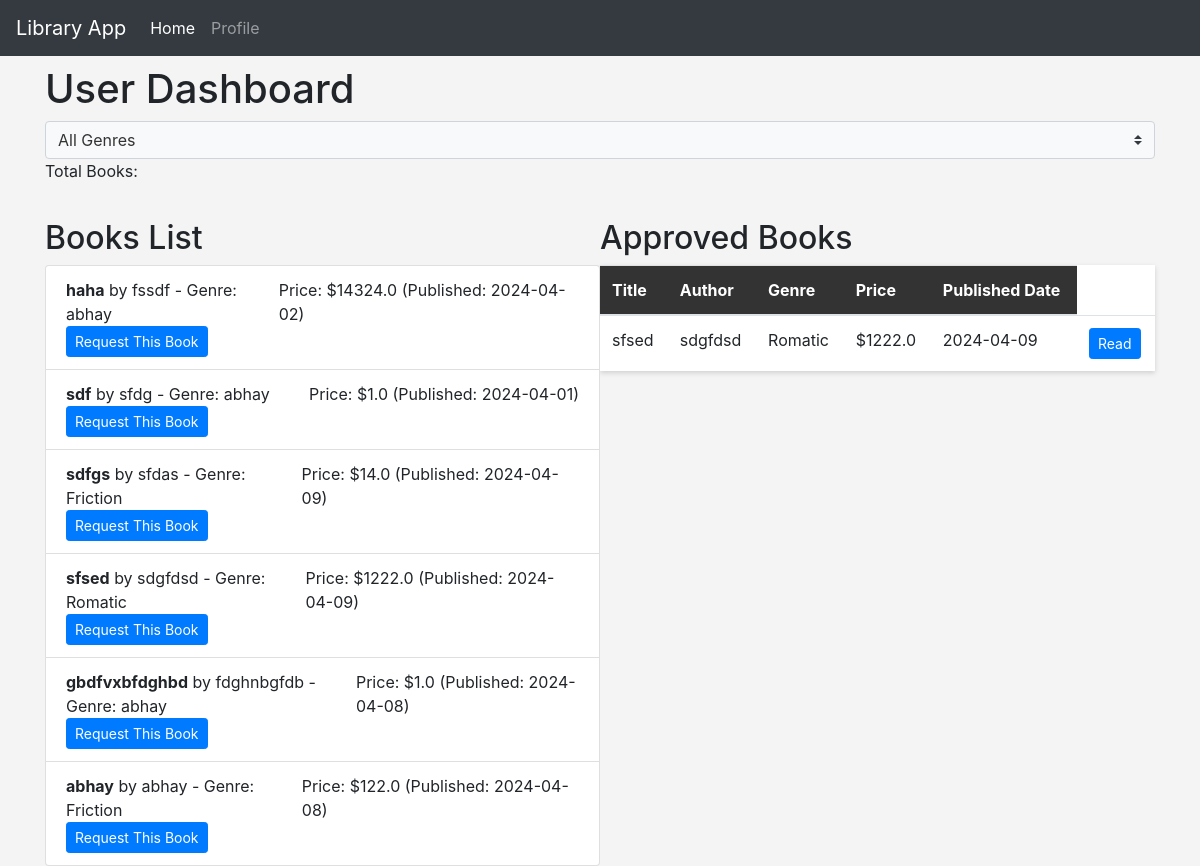
The page /dashboard (signed in) on the database its author committed.
### models.py (models this page shows)
class Book(db.Model):
    id=db.Column(db.Integer,primary_key=True)
    title=db.Column(db.String(100),nullable=False)
    author=db.Column(db.String(30))
    booksnum=db.Column(db.BigInteger,nullable=True)
    price=db.Column(db.Float,nullable=False)
    genre_id=db.Column(db.Integer,db.ForeignKey("genre.id"),nullable=False)
    content = db.Column(db.Text)  # Book content
    feedbacks = db.relationship('Feedback', backref='book', lazy=True)
    pubdate=db.Column(db.Date,nullable=False)
    carts=db.relationship("Cart",backref='book',lazy='dynamic',cascade='all,delete-orphan')
    orders=db.relationship("Order",backref='book',lazy='dynamic',cascade='all,delete-orphan')

class Genre(db.Model):
    id=db.Column(db.Integer,primary_key=True)
    genrename=db.Column(db.String(32),unique=True)
    books=db.relationship('Book',backref='genre' ,lazy='dynamic',cascade='all,delete-orphan')#lazy here we use bz when i will acces then give it not everytime

### routes.py (the view)
@app.route('/dashboard')
def dashboard():
    if 'user_id' not in session:
        flash("You must be logged in to perform this action.")
        return redirect(url_for('login'))  # Redirect to login page if user is not logged in
    selected_genre_id = request.args.get('genre_id')
    if selected_genre_id:
        books = Book.query.filter_by(genre_id=selected_genre_id).all()
    else:
        books = Book.query.all()
    approved_books = Book.query.join(BookRequest).filter(BookRequest.status == 'approved').all()
    genres = Genre.query.all()
    return render_template('dashboard.html', books=books, approved_books=approved_books, genres=genres, selected_genre_id=selected_genre_id)

### templates/dashboard.html (shortened to what this page needs)
<!DOCTYPE html>
<html lang="en">
<head>
    <link href="https://maxcdn.bootstrapcdn.com/bootstrap/4.5.2/css/bootstrap.min.css" rel="stylesheet">
</head>
<body>
    <nav class="navbar navbar-expand-lg navbar-dark bg-dark fixed-top">
        <a class="navbar-brand" href="#">Library App</a>
        <div class="collapse navbar-collapse" id="navbarNav">
            <ul class="navbar-nav">
                <li class="nav-item active"><a class="nav-link" href="{{ url_for('index') }}">Home</a></li>
                <li class="nav-item"><a class="nav-link" href="{{ url_for('profile') }}">Profile</a></li>
            </ul>
        </div>
    </nav>
    <div class="container">
        <h1>User Dashboard</h1>
        <div>
            <select class="custom-select" onchange="location.href = '/dashboard?genre_id=' + this.value;">
                <option value="">All Genres</option>
            </select>
        </div>
        <p>Total Books: {{ total_books }}</p>
        <div class="flex-container">
            <div class="book-list">
                <h2>Books List</h2>
                <ul class="list-group">
                    {% for book in books %}
                    <li class="list-group-item">
                        <div class="d-flex justify-content-between align-items-center">
                            <div><strong>{{ book.title }}</strong> by {{ book.author }} - Genre: {{ book.genre.genrename }}</div>
                            <div>Price: ${{ book.price }} (Published: {{ book.pubdate.strftime('%Y-%m-%d') }})</div>
                        </div>
                        {% if book.id in requested_books_ids %}
                        <button class="btn btn-secondary btn-sm" disabled>Already Requested</button>
                        {% else %}
                        <form action="/request-book" method="post">
                            <button type="submit" class="btn btn-primary btn-sm">Request This Book</button>
                        </form>
                        {% endif %}
                    </li>
                    {% endfor %}
                </ul>
            </div>
            <div class="approved-books">
                <h2>Approved Books</h2>
                <table class="table">
                    <thead>
                        <tr>
                            <th>Title</th>
                            <th>Author</th>
                            <th>Genre</th>
                            <th>Price</th>
                            <th>Published Date</th>
                        </tr>
                    </thead>
                    <tbody>
                        {% for book in approved_books %}
                        <tr>
                            <td>{{ book.title }}</td>
                            <td>{{ book.author }}</td>
                            <td>{{ book.genre.genrename }}</td>
                            <td>${{ book.price }}</td>
                            <td>{{ book.pubdate.strftime('%Y-%m-%d') }}</td>
                            <td>
                                <a href="{{ url_for('read_book', book_id=book.id) }}" class="btn btn-primary btn-sm">Read</a>
                            </td>
                        </tr>
                        {% else %}
                        <tr><td colspan="5">No approved books available.</td></tr>
                        {% endfor %}
                    </tbody>
                </table>
            </div>
        </div>
    </div>
</body>
</html>

### templates/dashboard.html (style rules this page uses)
body { padding-top: 65px; background-color: #f4f4f4; }
.custom-select { font-size: 1rem; color: #333; background-color: #f8f9fa; }
.custom-select option { background-color: white; color: #333; }
.flex-container { display: flex; justify-content: space-around; align-items: flex-start; flex-wrap: wrap; }
.book-list, .approved-books { flex: 1 1 45%; margin-top: 20px; }
table { width: 100%; background-color: white; box-shadow: 0 2px 5px rgba(0,0,0,0.15); }
th, td { padding: 10px; }
th { background-color: #333; color: white; }
.btn-primary { background-color: #007bff; border-color: #007bff; }

### rows shown on the page
Book: title "haha", author "fssdf", genre.genrename "abhay", price "14324.0", pubdate "2024-04-02"
Book: title "sdf", author "sfdg", genre.genrename "abhay", price "1.0", pubdate "2024-04-01"
Book: title "sdfgs", author "sfdas", genre.genrename "Friction", price "14.0", pubdate "2024-04-09"
Book: title "sfsed", author "sdgfdsd", genre.genrename "Romatic", price "1222.0", pubdate "2024-04-09"
Book: title "gbdfvxbfdghbd", author "fdghnbgfdb", genre.genrename "abhay", price "1.0", pubdate "2024-04-08"
Book: title "abhay", author "abhay", genre.genrename "Friction", price "122.0", pubdate "2024-04-08"
